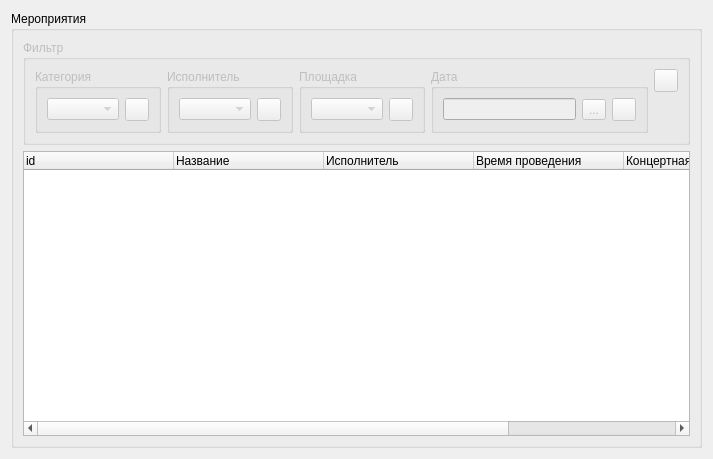
<?xml version="1.0" encoding="UTF-8"?>
<ui version="4.0">
 <class>CActionsWidget</class>
 <widget class="QWidget" name="CActionsWidget">
  <property name="geometry">
   <rect>
    <x>0</x>
    <y>0</y>
    <width>713</width>
    <height>459</height>
   </rect>
  </property>
  <property name="windowTitle">
   <string>Form</string>
  </property>
  <layout class="QGridLayout" name="gridLayout">
   <item row="0" column="0">
    <widget class="QGroupBox" name="gbxActions">
     <property name="title">
      <string>Мероприятия</string>
     </property>
     <layout class="QGridLayout" name="gridLayout_7">
      <item row="0" column="0">
       <widget class="QGroupBox" name="groupBox_2">
        <property name="enabled">
         <bool>false</bool>
        </property>
        <property name="sizePolicy">
         <sizepolicy hsizetype="Preferred" vsizetype="Fixed">
          <horstretch>0</horstretch>
          <verstretch>0</verstretch>
         </sizepolicy>
        </property>
        <property name="title">
         <string>Фильтр</string>
        </property>
        <layout class="QGridLayout" name="gridLayout_6">
         <item row="0" column="0" rowspan="2">
          <widget class="QGroupBox" name="groupBox_3">
           <property name="title">
            <string>Категория</string>
           </property>
           <layout class="QGridLayout" name="gridLayout_2">
            <item row="0" column="0">
             <widget class="QComboBox" name="cbxCategory"/>
            </item>
            <item row="0" column="1">
             <widget class="QToolButton" name="tbnCategory">
              <property name="icon">
               <iconset resource="../clinet_res.qrc">
                <normaloff>:/images/clear.png</normaloff>:/images/clear.png</iconset>
              </property>
             </widget>
            </item>
           </layout>
          </widget>
         </item>
         <item row="0" column="1" rowspan="2">
          <widget class="QGroupBox" name="groupBox_4">
           <property name="title">
            <string>Исполнитель</string>
           </property>
           <layout class="QGridLayout" name="gridLayout_5">
            <item row="0" column="0">
             <widget class="QComboBox" name="cbxPerformer"/>
            </item>
            <item row="0" column="1">
             <widget class="QToolButton" name="tbnPerformer">
              <property name="icon">
               <iconset resource="../clinet_res.qrc">
                <normaloff>:/images/clear.png</normaloff>:/images/clear.png</iconset>
              </property>
             </widget>
            </item>
           </layout>
          </widget>
         </item>
         <item row="0" column="2" rowspan="2">
          <widget class="QGroupBox" name="groupBox_5">
           <property name="title">
            <string>Площадка</string>
           </property>
           <layout class="QGridLayout" name="gridLayout_3">
            <item row="0" column="0">
             <widget class="QComboBox" name="cbxPlace"/>
            </item>
            <item row="0" column="1">
             <widget class="QToolButton" name="tbnPlace">
              <property name="icon">
               <iconset resource="../clinet_res.qrc">
                <normaloff>:/images/clear.png</normaloff>:/images/clear.png</iconset>
              </property>
             </widget>
            </item>
           </layout>
          </widget>
         </item>
         <item row="0" column="3" rowspan="2">
          <widget class="QGroupBox" name="groupBox_6">
           <property name="title">
            <string>Дата</string>
           </property>
           <layout class="QGridLayout" name="gridLayout_4">
            <item row="0" column="0">
             <widget class="QLineEdit" name="leDate">
              <property name="readOnly">
               <bool>true</bool>
              </property>
             </widget>
            </item>
            <item row="0" column="1">
             <widget class="QToolButton" name="tbnDate">
              <property name="text">
               <string>...</string>
              </property>
             </widget>
            </item>
            <item row="0" column="2">
             <widget class="QToolButton" name="tbnClearDate">
              <property name="icon">
               <iconset resource="../clinet_res.qrc">
                <normaloff>:/images/clear.png</normaloff>:/images/clear.png</iconset>
              </property>
             </widget>
            </item>
           </layout>
          </widget>
         </item>
         <item row="0" column="4">
          <widget class="QToolButton" name="tbnClearFilter">
           <property name="icon">
            <iconset resource="../clinet_res.qrc">
             <normaloff>:/images/clear.png</normaloff>:/images/clear.png</iconset>
           </property>
          </widget>
         </item>
         <item row="1" column="4">
          <spacer name="verticalSpacer">
           <property name="orientation">
            <enum>Qt::Vertical</enum>
           </property>
           <property name="sizeHint" stdset="0">
            <size>
             <width>20</width>
             <height>40</height>
            </size>
           </property>
          </spacer>
         </item>
        </layout>
       </widget>
      </item>
      <item row="1" column="0">
       <widget class="QTreeWidget" name="twActions">
        <attribute name="headerDefaultSectionSize">
         <number>150</number>
        </attribute>
        <column>
         <property name="text">
          <string>id</string>
         </property>
        </column>
        <column>
         <property name="text">
          <string>Название</string>
         </property>
        </column>
        <column>
         <property name="text">
          <string>Исполнитель</string>
         </property>
        </column>
        <column>
         <property name="text">
          <string>Время проведения</string>
         </property>
        </column>
        <column>
         <property name="text">
          <string>Концертная площадка</string>
         </property>
        </column>
        <column>
         <property name="text">
          <string>Категория</string>
         </property>
        </column>
       </widget>
      </item>
     </layout>
    </widget>
   </item>
  </layout>
 </widget>
 <resources>
  <include location="../clinet_res.qrc"/>
 </resources>
 <connections/>
</ui>
